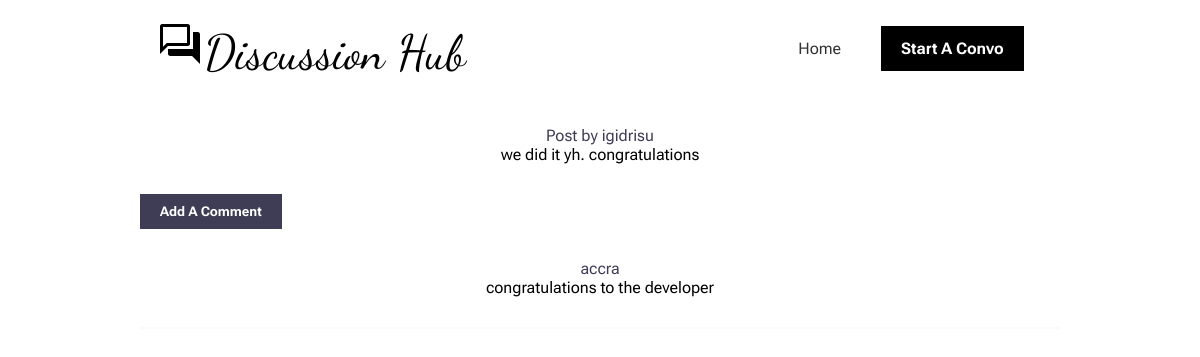
Screenshot of /post/3 with the database file from the repository.
### forum/models.py (models this page shows, shortened)
class User(db.Model, UserMixin):
        id = db.Column(db.Integer, primary_key = True)
        username = db.Column(db.String(20), nullable = False, unique=True)
        email = db.Column(db.String(60), nullable = False, unique=True)
        password = db.Column(db.String(60), nullable = False)
        posts = db.relationship('Post', backref = 'author', lazy = True)
        comment = db.relationship('Comment', backref = 'author', lazy = True)

class Post(db.Model):
    id = db.Column(db.Integer, primary_key=True)
    topic = db.Column(db.Text, nullable=False)
    user_id = db.Column(db.Integer, db.ForeignKey('user.id'), nullable = False)
    comments = db.relationship('Comment', backref='poster', lazy = True)

class Comment(db.Model):
    id = db.Column(db.Integer, primary_key=True)
    comment = db.Column(db.Text, nullable = False)
    post_id = db.Column(db.Integer, db.ForeignKey('post.id'), nullable=False)
    user_id = db.Column(db.Integer, db.ForeignKey('user.id'), nullable = False)

### forum/routes.py (the view)
@app.route('/post/<int:post_id>', methods=['GET', 'POST'])
def goto_post(post_id):
    post = Post.query.get_or_404(post_id)
    if request.method == 'POST':
        comment = request.form['comment']
        comment_post = Comment(comment=comment, post_id=post.id, author=current_user)
        db.session.add(comment_post)
        db.session.commit()
    comments = Comment.query.filter_by(post_id=post.id).all()
    return render_template('post_comments.html',post=post,comments=comments)

### forum/templates/post_comments.html (shortened to what this page needs)
{% extends 'base.html' %}
{% block navbar %}
<ul>
    <li><a href="{{url_for('home')}}">Home</a></li>
    <li><a class="bg-dark" href="{{ url_for('post')}}">Start A Convo</a></li>
</ul>
{% endblock navbar %}
{% block content %}
<main class="container">
    <header class="heading">
        <p href="" class="center primary-color">Post by {{ post.author.username}}</p>
        <p class="center">{{ post.topic }}</p>
    </header>
    <section>
        <button class="btn-1 bg-primary mb-2" id="add">Add A Comment</button>
        {% for comment in comments %}
        <div class="center mb-2 post-review">
            <a href="" class="primary-color">{{ comment.author.username}}</a>
            <p class="mb-2">{{ comment.comment }}</p>
        </div>
        {% endfor %}
    </section>
</main>
{% endblock content %}

### forum/static/styles.css (style rules this page uses)
:root { --background-color: #cccccc; --primary-color: #3f3d56; }
* { margin: 0; padding: 0; box-sizing: border-box; font-family: 'Roboto Flex', sans-serif; }
a { color: #333; text-decoration: none; }
li { list-style: none; }
button { cursor: pointer; }
.container { width: 100%; max-width: 960px; margin: 0 auto; padding: 0 20px; text-align: center; }
.primary-color { color: var(--primary-color); }
.mb-2 { margin-bottom: 20px; }
.bg-dark { background-color: #000; color: #fff; font-weight: bolder; text-align: center; }
.bg-primary { background-color: var(--primary-color); color: #fff; font-weight: bolder; text-align: center; }
.btn-1 { display: block; border: 1px solid var(--primary-color); padding: 10px 20px; cursor: pointer; border: none; }
.center { text-align: center; }
ul { display: flex; justify-content: space-evenly; align-items: center; text-transform: capitalize; }
ul li { margin-right: 20px; }
#navbar a { display: block; padding: 13px 20px; }
.heading { padding: 10px 0; margin: 20px; }
.post-review { padding: 10px 16px; margin: 20px 0; border-bottom: 2px solid #fafafa; }

### rows the page displays
User: author.username "igidrisu"
Post: topic "we did it yh. congratulations"
Comment: author.username "accra", comment "congratulations to the developer"
